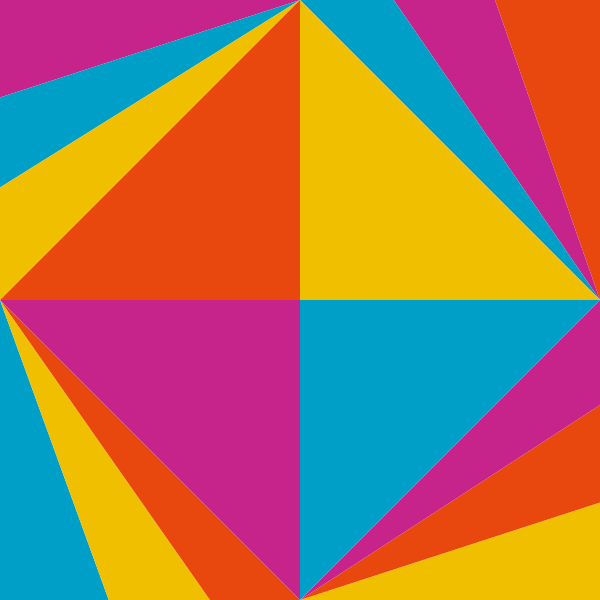
Frame 1 (no input)
Frame 60 (no input): identical to frame 1, image omitted
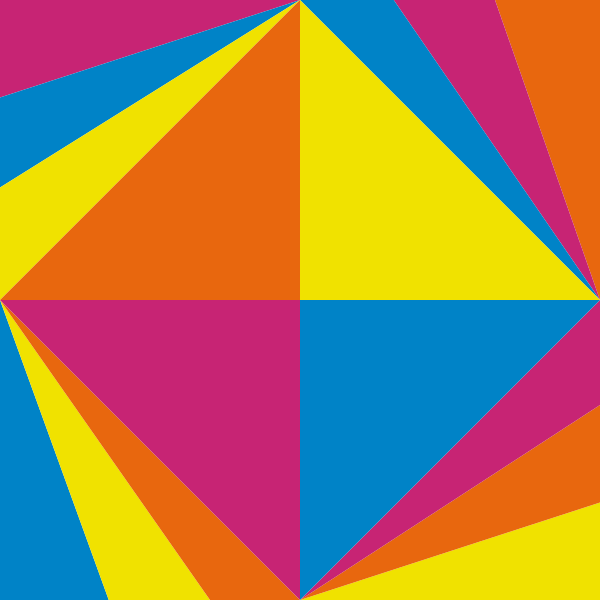
Frame 120 (the mouse pressed at the canvas centre since frame 60)

The p5.js sketch that drew these frames (run headless with seeded random() and noise() and a simulated clock; from frame 60 on, the mouse is pressed at the canvas centre):

// p5.js sketch
// ── sketch.js
// Quadro: Max Bill, "Geometric Composition", 1990
// Fonte: https://www.plazzart.com/en_GB/buy/contemporary-art/max-bill-geometric-composition-1990-signed-screenprint-492924
//
// Regola cromatica:
// Regola cromatica:
// La composizione utilizza quattro colori principali: magenta, azzurro, giallo e arancione.
// I colori sono distribuiti in fasce triangolari che si irradiano da quattro punti di convergenza.
// La variazione cromatica mantiene i rapporti tra i colori della palette originale. 
// Il tono cambia attraverso l'interazione con il mouse. 
// Un clic genera un'unica variazione casuale di tonalità.

// Parametri principali

let dimensione = 600;
let margine = 0;

let palette = [];

// Gestione dell'interazione

let attesaFotogrammi = 30;
let prossimoClickFrame = 30;

// Variazione cromatica condivisa

let variazioneTono = 0;

// Limiti della variazione cromatica

let variazioneMinima = -20;
let variazioneMassima = 20;

// Palette originale HSB

let coloriOriginali = [
  [322, 82, 78],  // Magenta
  [192, 100, 78], // Azzurro
  [48, 100, 94],  // Giallo
  [16, 94, 91]    // Arancione
];


function setup() {

  createCanvas(dimensione, dimensione);

  colorMode(HSB, 360, 100, 100);

  frameRate(30);

  aggiornaPalette();

}


function draw() {

  background(0, 0, 100);

  // Gestione del cursore

  if (frameCount >= prossimoClickFrame) {
    cursor(HAND);
  } else {
    cursor(ARROW);
  }

  // Coordinate principali

  let x0 = margine;
  let y0 = margine;

  let x1 = dimensione - margine;
  let y1 = dimensione - margine;

  let cx = dimensione / 2;
  let cy = dimensione / 2;

  // Punti di convergenza

  let alto = [cx, y0];
  let destra = [x1, cy];
  let basso = [cx, y1];
  let sinistra = [x0, cy];

  // Quadrante superiore sinistro

  ventaglio(
    alto,
    [
      [x0, y0],
      [x0, y0 + 97.5],
      [x0, y0 + 187.5],
      sinistra,
      [cx, cy]
    ],
    [0, 1, 2, 3]
  );

  // Quadrante superiore destro

  ventaglio(
    destra,
    [
      [x1, y0],
      [x1 - 105, y0],
      [x1 - 206.25, y0],
      alto,
      [cx, cy]
    ],
    [3, 0, 1, 2]
  );

  // Quadrante inferiore destro

  ventaglio(
    basso,
    [
      [x1, y1],
      [x1, y1 - 97.5],
      [x1, y1 - 195],
      destra,
      [cx, cy]
    ],
    [2, 3, 0, 1]
  );

  // Quadrante inferiore sinistro

  ventaglio(
    sinistra,
    [
      [x0, y1],
      [x0 + 108.75, y1],
      [x0 + 210, y1],
      basso,
      [cx, cy]
    ],
    [1, 2, 3, 0]
  );

}


// Funzione per disegnare le fasce triangolari

function ventaglio(punto, confine, ordineColori) {

  for (let i = 0; i < confine.length - 1; i++) {

    let colore = palette[ordineColori[i]];

    fill(colore);

    noStroke();

    beginShape();

    vertex(punto[0], punto[1]);

    vertex(confine[i][0], confine[i][1]);

    vertex(confine[i + 1][0], confine[i + 1][1]);

    endShape(CLOSE);

  }

}


// Funzione per aggiornare la palette

function aggiornaPalette() {

  palette = [];

  for (let i = 0; i < coloriOriginali.length; i++) {

    // Applica la stessa variazione a tutti i colori

    let tono = coloriOriginali[i][0] + variazioneTono;

    let colore = color(
      tono,
      coloriOriginali[i][1],
      coloriOriginali[i][2]
    );

    palette.push(colore);

  }

}


// Interazione: clic del mouse

function mousePressed() {

  if (frameCount >= prossimoClickFrame) {

    // Genera una variazione casuale condivisa

    variazioneTono = random(
      variazioneMinima,
      variazioneMassima
    );

    aggiornaPalette();

    // Avvia il tempo di attesa

    prossimoClickFrame = frameCount + attesaFotogrammi;

  }

}
